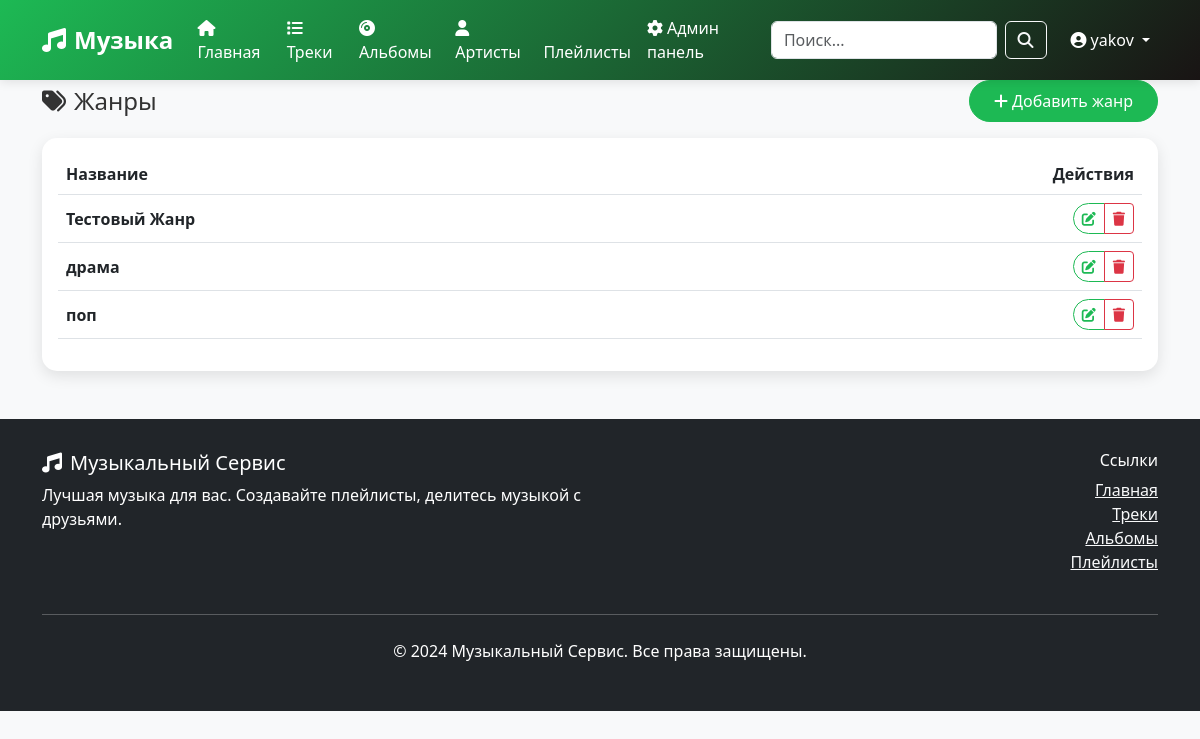
Screenshot of /admin-panel/genres/ (signed in) with the database file from the repository.
### music/models.py (models this page shows, shortened)
class User(AbstractUser):
    id = models.UUIDField(primary_key=True, default=uuid.uuid4, editable=False)
    login = models.CharField(max_length=100, unique=True)
    email = models.EmailField(unique=True)
    password = models.CharField(max_length=128)
    date_of_birth = models.DateField(null=True, blank=True)
    registration_date = models.DateTimeField(auto_now_add=True)
    avatar_url = models.URLField(max_length=500, null=True, blank=True)
    role = models.CharField(max_length=20, choices=[
        ('user', 'User'),
        ('admin', 'Admin'),
        ('moderator', 'Moderator')
    ], default='user')
    objects = CustomUserManager()
    USERNAME_FIELD = 'login'
    REQUIRED_FIELDS = ['email']
    class Meta:
        db_table = 'пользователи'
        verbose_name = 'Пользователь'
        verbose_name_plural = 'Пользователи'
    class Meta:
        db_table = 'пользователи'
        verbose_name = 'Пользователь'
        verbose_name_plural = 'Пользователи'

class Genre(models.Model):
    id = models.UUIDField(primary_key=True, default=uuid.uuid4, editable=False)
    name = models.CharField(max_length=100, unique=True, verbose_name='Название жанра')
    class Meta:
        db_table = 'жанры'
        verbose_name = 'Жанр'
        verbose_name_plural = 'Жанры'

### music/views.py (the view)
# urls.py: path('admin-panel/genres/', views.admin_genres, name='admin_genres'),
@login_required
def admin_genres(request):
    if not request.user.is_authenticated or request.user.role != 'admin':
        messages.error(request, 'Доступ запрещен. Требуются права администратора.')
        return redirect('music:home')
    genres = Genre.objects.all().order_by('name')
    context = {
        'genres': genres,
    }
    return render(request, 'music/admin/admin_genres.html', context)

### music/templates/music/admin/admin_genres.html (shortened to what this page needs)
{% extends 'music/base.html' %}
{% block content %}
<div class="container">
    <div class="row">
        <div class="col-12">
            <div class="d-flex justify-content-between align-items-center mb-3">
                <h1 class="h4 mb-0">
                    <i class="fas fa-tags me-2"></i>Жанры
                </h1>
                <a href="{% url 'music:admin_create_genre' %}" class="btn btn-primary">
                    <i class="fas fa-plus me-1"></i>Добавить жанр
                </a>
            </div>
            <div class="card">
                <div class="card-body">
                    {% if genres %}
                        <div class="table-responsive">
                            <table class="table align-middle">
                                <thead>
                                    <tr>
                                        <th>Название</th>
                                        <th class="text-end">Действия</th>
                                    </tr>
                                </thead>
                                <tbody>
                                    {% for genre in genres %}
                                        <tr>
                                            <td>
                                                <strong>{{ genre.name }}</strong>
                                            </td>
                                            <td class="text-end">
                                                <div class="btn-group" role="group">
                                                    <a href="{% url 'music:admin_edit_genre' genre.pk %}" class="btn btn-sm btn-outline-primary">
                                                        <i class="fas fa-edit"></i>
                                                    </a>
                                                    <button type="button" class="btn btn-sm btn-outline-danger"
                                                            onclick="confirmDelete('{{ genre.name }}', '{% url 'music:admin_delete_genre' genre.pk %}')">
                                                        <i class="fas fa-trash"></i>
                                                    </button>
                                                </div>
                                            </td>
                                        </tr>
                                    {% endfor %}
                                </tbody>
                            </table>
                        </div>
                    {% else %}
                        <div class="alert alert-info mb-0">
                            <i class="fas fa-info-circle me-2"></i>Жанров пока нет.
                        </div>
                    {% endif %}
                </div>
            </div>
        </div>
    </div>
</div>
{% endblock %}

### music/templates/music/base.html (shortened to what this page needs)
<!DOCTYPE html>
<html lang="ru">
<head>
    <link href="https://cdn.jsdelivr.net/npm/bootstrap@5.3.0/dist/css/bootstrap.min.css" rel="stylesheet">
    <link rel="stylesheet" href="https://cdnjs.cloudflare.com/ajax/libs/font-awesome/6.4.0/css/all.min.css">
</head>
<body>
    <nav class="navbar navbar-expand-lg navbar-dark">
        <div class="container">
            <a class="navbar-brand" href="{% url 'music:home' %}">
                <i class="fas fa-music me-2"></i>Музыка
            </a>
            <div class="collapse navbar-collapse" id="navbarNav">
                <ul class="navbar-nav me-auto">
                    <li class="nav-item">
                        <a class="nav-link" href="{% url 'music:home' %}">
                            <i class="fas fa-home me-1"></i>Главная
                        </a>
                    </li>
                    <li class="nav-item">
                        <a class="nav-link" href="{% url 'music:track_list' %}">
                            <i class="fas fa-list me-1"></i>Треки
                        </a>
                    </li>
                    <li class="nav-item">
                        <a class="nav-link" href="{% url 'music:album_list' %}">
                            <i class="fas fa-compact-disc me-1"></i>Альбомы
                        </a>
                    </li>
                    <li class="nav-item">
                        <a class="nav-link" href="{% url 'music:artist_list' %}">
                            <i class="fas fa-user me-1"></i>Артисты
                        </a>
                    </li>
                    <li class="nav-item">
                        <a class="nav-link" href="{% url 'music:playlist_list' %}">
                            Плейлисты
                        </a>
                    </li>
                    {% if user.is_authenticated and user.role == 'admin' %}
                        <li class="nav-item">
                            <a class="nav-link" href="{% url 'music:admin_panel' %}">
                                <i class="fas fa-cog me-1"></i>Админ панель
                            </a>
                        </li>
                    {% endif %}
                </ul>
                <form class="d-flex me-3" method="GET" action="{% url 'music:track_list' %}">
                    <input class="form-control me-2" type="search" name="q" placeholder="Поиск..."
                           value="{{ request.GET.q }}" aria-label="Search">
                    <button class="btn btn-outline-light" type="submit">
                        <i class="fas fa-search"></i>
                    </button>
                </form>
                <ul class="navbar-nav">
                    {% if user.is_authenticated %}
                        <li class="nav-item dropdown">
                            <a class="nav-link dropdown-toggle" href="#" id="navbarDropdown" role="button"
                               data-bs-toggle="dropdown" aria-expanded="false">
                                <i class="fas fa-user-circle me-1"></i>{{ user.login }}
                            </a>
                        </li>
                    {% endif %}
                </ul>
            </div>
        </div>
    </nav>
    <main>
        {% block content %}{% endblock %}
    </main>
    <footer class="footer">
        <div class="container">
            <div class="row">
                <div class="col-md-6">
                    <h5><i class="fas fa-music me-2"></i>Музыкальный Сервис</h5>
                    <p>Лучшая музыка для вас. Создавайте плейлисты, делитесь музыкой с друзьями.</p>
                </div>
                <div class="col-md-6 text-md-end">
                    <h6>Ссылки</h6>
                    <ul class="list-unstyled">
                        <li><a href="{% url 'music:home' %}" class="text-light">Главная</a></li>
                        <li><a href="{% url 'music:track_list' %}" class="text-light">Треки</a></li>
                        <li><a href="{% url 'music:album_list' %}" class="text-light">Альбомы</a></li>
                        <li><a href="{% url 'music:playlist_list' %}" class="text-light">Плейлисты</a></li>
                    </ul>
                </div>
            </div>
            <hr class="my-4">
            <div class="text-center">
                <p>&copy; 2024 Музыкальный Сервис. Все права защищены.</p>
            </div>
        </div>
    </footer>
</body>
</html>

### music/templates/music/base.html (style rules this page uses)
:root { --primary-color: #1db954; --secondary-color: #191414; --accent-color: #ff6b6b; --text-color: #333; --light-bg: #f8f9fa; --dark-bg: #212529; }
body { font-family: 'Segoe UI', Tahoma, Geneva, Verdana, sans-serif; background-color: var(--light-bg); color: var(--text-color); }
.navbar { background: linear-gradient(135deg, var(--primary-color), var(--secondary-color)); box-shadow: 0 2px 10px rgba(0,0,0,0.1); }
.navbar-brand { font-weight: bold; font-size: 1.5rem; }
.nav-link { color: white !important; font-weight: 500; transition: all 0.3s ease; }
.card { border: none; border-radius: 15px; box-shadow: 0 5px 15px rgba(0,0,0,0.1); transition: transform 0.3s ease, box-shadow 0.3s ease; overflow: hidden; }
.btn-primary { background-color: var(--primary-color); border-color: var(--primary-color); border-radius: 25px; padding: 0.5rem 1.5rem; font-weight: 500; transition: all 0.3s ease; }
.btn-outline-primary { color: var(--primary-color); border-color: var(--primary-color); border-radius: 25px; }
.footer { background: var(--dark-bg); color: white; padding: 2rem 0; margin-top: 3rem; }

### rows the page displays
User: login "yakov"
Genre: name "Тестовый Жанр"
Genre: name "драма"
Genre: name "поп"
